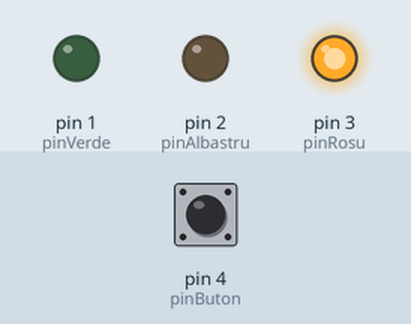
This sketch was run on a simulated Arduino Uno, built with avr-gcc and run on an emulated ATmega328P. Shown: output pins drawn as LEDs (lit = HIGH). Inputs (shaded band) come from the test bench; at power-on: pin 4 (pinButon) LOW.

Above: at 1.2 s.
1.3 s: pin 4 (pinButon) pulled HIGH for 0.15 s
At 2.2 s:
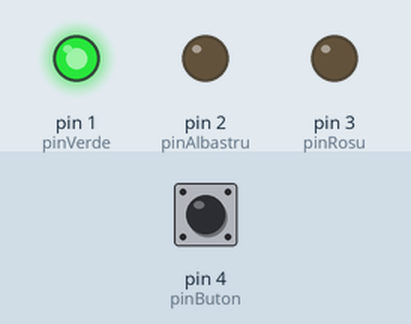
2.9 s: pin 4 (pinButon) pulled HIGH for 1 s
At 3.4 s:
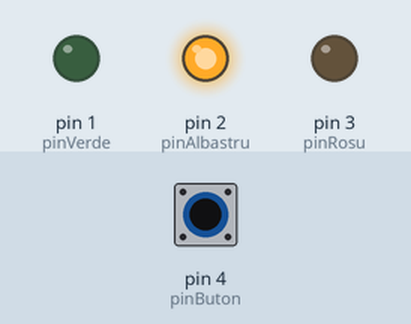
5.4 s: pin 4 (pinButon) pulled HIGH for 0.15 s
At 6.5 s:
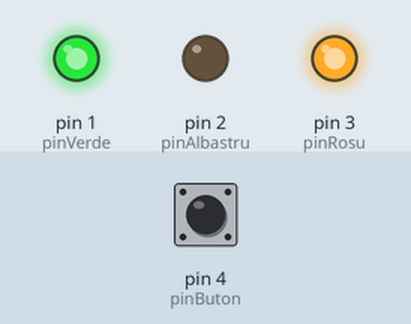
7.0 s: pin 4 (pinButon) pulled HIGH for 3.2 s
At 7.8 s:
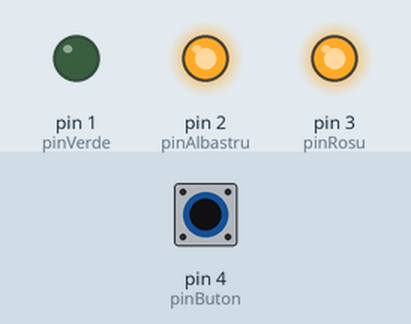
Timing chart, 0 to 10.0 s (numbered marks = the images above; inputs shaded):
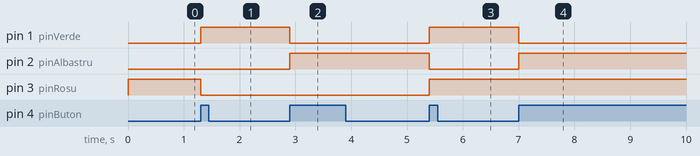

Measured:
- after the input at 1.3 s, pin 1 (pinVerde): LOW → HIGH at once; pin 3 (pinRosu): HIGH → LOW at once
- after the input at 2.9 s, pin 1 (pinVerde): HIGH → LOW at once; pin 2 (pinAlbastru): LOW → HIGH at once
- after the input at 5.4 s, pin 1 (pinVerde), pin 3 (pinRosu): LOW → HIGH at once; pin 2 (pinAlbastru): HIGH → LOW at once
- after the input at 7.0 s, pin 1 (pinVerde): HIGH → LOW at once; pin 2 (pinAlbastru): LOW → HIGH at once

The sketch:

Led_RBB_5_culori.ino
```cpp
const int pinButon = 4;

const int pinRosu = 3;
const int pinAlbastru = 2;
const int pinVerde = 1;

int culoare = 0;
int stareVeche = LOW;

void setup()
{
  pinMode(pinRosu, OUTPUT);
  pinMode(pinAlbastru, OUTPUT);
  pinMode(pinVerde, OUTPUT);

  pinMode(pinButon, INPUT);

  digitalWrite(pinRosu, HIGH);
  digitalWrite(pinAlbastru, LOW);
  digitalWrite(pinVerde, LOW);
}

void loop()
{
  int stareButon = digitalRead(pinButon);


  if (stareButon == HIGH && stareVeche == LOW)
  {
    culoare++;

    if (culoare > 4)
      culoare = 0;

    switch (culoare)
    {
      case 0: // Roșu
        digitalWrite(pinRosu, HIGH);
        digitalWrite(pinVerde, LOW);
        digitalWrite(pinAlbastru, LOW);
        break;

      case 1: // Verde
        digitalWrite(pinRosu, LOW);
        digitalWrite(pinVerde, HIGH);
        digitalWrite(pinAlbastru, LOW);
        break;

      case 2: // Albastru
        digitalWrite(pinRosu, LOW);
        digitalWrite(pinVerde, LOW);
        digitalWrite(pinAlbastru, HIGH);
        break;

      case 3: // Galben
        digitalWrite(pinRosu, HIGH);
        digitalWrite(pinVerde, HIGH);
        digitalWrite(pinAlbastru, LOW);
        break;

      case 4: // Mov
        digitalWrite(pinRosu, HIGH);
        digitalWrite(pinVerde, LOW);
        digitalWrite(pinAlbastru, HIGH);
        break;
    }

    delay(50);
  }

  stareVeche = stareButon;
}
```
